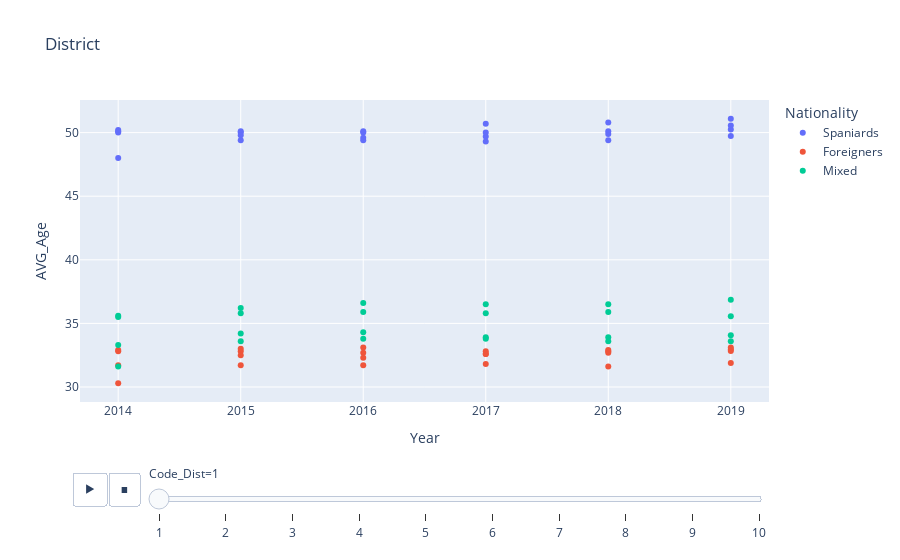

Notebook code cell kept with this figure:
### Code cell
fig = px.scatter(compo, x='Year', y='AVG_Age', title="District", color="Nationality",animation_frame="Code_Dist")
fig.show()

### Figure 1 — Plotly figure (JSON) as saved in the notebook; plotly's stock layout.template omitted (floating-point values rounded to 4 significant figures)
{"data": [{"hovertemplate": "Nationality=Spaniards<br>Code_Dist=1<br>Year=%{x}<br>AVG_Age=%{y}<extra></extra>", "legendgroup": "Spaniards", "marker": {"color": "#636efa", "symbol": "circle"}, "mode": "markers", "name": "Spaniards", "orientation": "v", "showlegend": true, "type": "scatter", "x": [2019, 2019, 2019, 2019, 2018, 2018, 2018, 2018, 2017, 2017, 2017, 2017, 2016, 2016, 2016, 2016, 2015, 2015, 2015, 2015, 2014, 2014, 2014, 2014], "xaxis": "x", "y": [50.25, 51.08, 50.57, 49.73, 49.9, 50.8, 50.1, 49.4, 49.7, 50.7, 50, 49.3, 50, 50.1, 49.6, 49.4, 50, 50.1, 49.8, 49.4, 48, 50.2, 50.1, 50], "yaxis": "y"}, {"hovertemplate": "Nationality=Foreigners<br>Code_Dist=1<br>Year=%{x}<br>AVG_Age=%{y}<extra></extra>", "legendgroup": "Foreigners", "marker": {"color": "#EF553B", "symbol": "circle"}, "mode": "markers", "name": "Foreigners", "orientation": "v", "showlegend": true, "type": "scatter", "x": [2019, 2019, 2019, 2019, 2018, 2018, 2018, 2018, 2017, 2017, 2017, 2017, 2016, 2016, 2016, 2016, 2015, 2015, 2015, 2015, 2014, 2014, 2014, 2014], "xaxis": "x", "y": [31.88, 32.83, 32.94, 33.11, 31.6, 32.7, 32.9, 32.8, 31.8, 32.6, 32.8, 32.6, 31.7, 32.7, 33.1, 32.3, 31.7, 32.8, 33, 32.5, 30.3, 31.7, 32.8, 32.9], "yaxis": "y"}, {"hovertemplate": "Nationality=Mixed<br>Code_Dist=1<br>Year=%{x}<br>AVG_Age=%{y}<extra></extra>", "legendgroup": "Mixed", "marker": {"color": "#00cc96", "symbol": "circle"}, "mode": "markers", "name": "Mixed", "orientation": "v", "showlegend": true, "type": "scatter", "x": [2019, 2019, 2019, 2019, 2018, 2018, 2018, 2018, 2017, 2017, 2017, 2017, 2016, 2016, 2016, 2016, 2015, 2015, 2015, 2015, 2014, 2014, 2014, 2014], "xaxis": "x", "y": [34.08, 35.56, 36.85, 33.59, 33.9, 35.9, 36.5, 33.6, 33.9, 35.8, 36.5, 33.8, 33.8, 35.9, 36.6, 34.3, 33.6, 35.8, 36.2, 34.2, 31.6, 33.3, 35.6, 35.5], "yaxis": "y"}], "layout": {"legend": {"title": {"text": "Nationality"}, "tracegroupgap": 0}, "sliders": [{"active": 0, "currentvalue": {"prefix": "Code_Dist="}, "len": 0.9, "pad": {"b": 10, "t": 60}, "steps": [{"args": [["1"], {"frame": {"duration": 0, "redraw": false}, "fromcurrent": true, "mode": "immediate", "transition": {"duration": 0, "easing": "linear"}}], "label": "1", "method": "animate"}, {"args": [["2"], {"frame": {"duration": 0, "redraw": false}, "fromcurrent": true, "mode": "immediate", "transition": {"duration": 0, "easing": "linear"}}], "label": "2", "method": "animate"}, {"args": [["3"], {"frame": {"duration": 0, "redraw": false}, "fromcurrent": true, "mode": "immediate", "transition": {"duration": 0, "easing": "linear"}}], "label": "3", "method": "animate"}, {"args": [["4"], {"frame": {"duration": 0, "redraw": false}, "fromcurrent": true, "mode": "immediate", "transition": {"duration": 0, "easing": "linear"}}], "label": "4", "method": "animate"}, {"args": [["5"], {"frame": {"duration": 0, "redraw": false}, "fromcurrent": true, "mode": "immediate", "transition": {"duration": 0, "easing": "linear"}}], "label": "5", "method": "animate"}, {"args": [["6"], {"frame": {"duration": 0, "redraw": false}, "fromcurrent": true, "mode": "immediate", "transition": {"duration": 0, "easing": "linear"}}], "label": "6", "method": "animate"}, {"args": [["7"], {"frame": {"duration": 0, "redraw": false}, "fromcurrent": true, "mode": "immediate", "transition": {"duration": 0, "easing": "linear"}}], "label": "7", "method": "animate"}, {"args": [["8"], {"frame": {"duration": 0, "redraw": false}, "fromcurrent": true, "mode": "immediate", "transition": {"duration": 0, "easing": "linear"}}], "label": "8", "method": "animate"}, {"args": [["9"], {"frame": {"duration": 0, "redraw": false}, "fromcurrent": true, "mode": "immediate", "transition": {"duration": 0, "easing": "linear"}}], "label": "9", "method": "animate"}, {"args": [["10"], {"frame": {"duration": 0, "redraw": false}, "fromcurrent": true, "mode": "immediate", "transition": {"duration": 0, "easing": "linear"}}], "label": "10", "method": "animate"}], "x": 0.1, "xanchor": "left", "y": 0, "yanchor": "top"}], "title": {"text": "District"}, "updatemenus": [{"buttons": [{"args": [null, {"frame": {"duration": 500, "redraw": false}, "fromcurrent": true, "mode": "immediate", "transition": {"duration": 500, "easing": "linear"}}], "label": "&#9654;", "method": "animate"}, {"args": [[null], {"frame": {"duration": 0, "redraw": false}, "fromcurrent": true, "mode": "immediate", "transition": {"duration": 0, "easing": "linear"}}], "label": "&#9724;", "method": "animate"}], "direction": "left", "pad": {"r": 10, "t": 70}, "showactive": false, "type": "buttons", "x": 0.1, "xanchor": "right", "y": 0, "yanchor": "top"}], "xaxis": {"anchor": "y", "domain": [0, 1], "title": {"text": "Year"}}, "yaxis": {"anchor": "x", "domain": [0, 1], "title": {"text": "AVG_Age"}}}}
